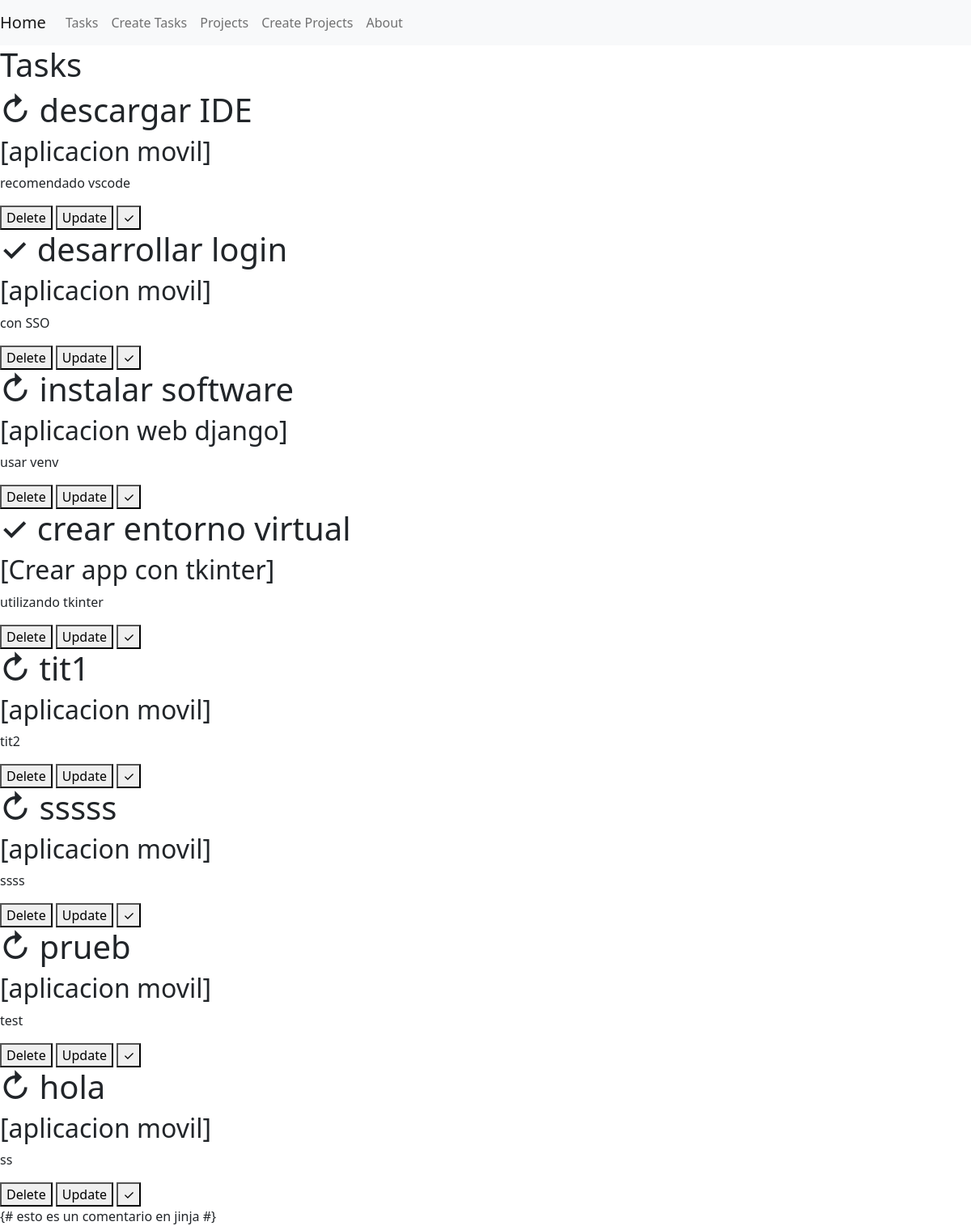
/tasks/, run on an earlier commit of the app's database.
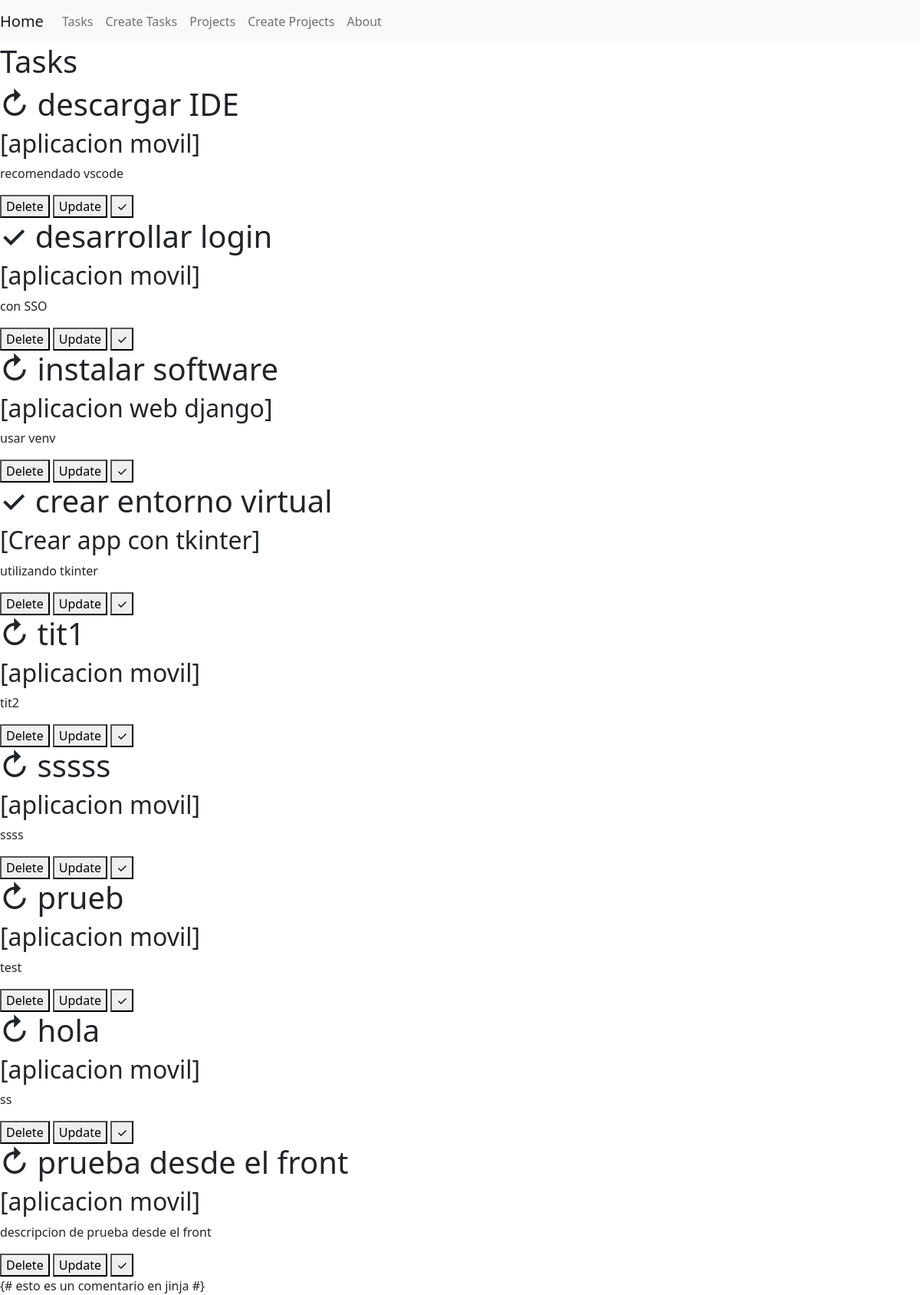
And on a later commit of the database.
### tasks_app/models.py (models this page shows, shortened)
class Task(models.Model):
    title = models.CharField(max_length=200)
    description = models.TextField()
    project = models.ForeignKey(Project, on_delete=models.CASCADE)
    done = models.BooleanField(default=False)

class Project(models.Model):
    name = models.CharField(max_length=200)

### tasks_app/views.py (the view)
# urls.py: path('tasks/', views.tasks),
def tasks(request):
    tasks = Task.objects.all()
    return render(request, 'tasks/tasks.html', {
        'tasks' : tasks
    })

### tasks_app/templates/tasks/tasks.html (shortened to what this page needs)
{% extends 'layouts/base.html' %}
{% block content%}
<h1>Tasks</h1>
{% for task in tasks %}
<div>
    <h1>{% if task.done == False %} ↻ {% else %} ✓ {% endif %}{{task.title}}</h1>
    <h2>[{{task.project.name}}]</h2>
    <p>{{task.description}}</p>
    <button>Delete</button>
    <button>Update</button>
    <button>✓</button>
</div>
{% endfor %}
{#
    esto es un comentario en jinja
#}
{% endblock %}

What changed in the data, as far as the page shows it:
added Task: title "prueba desde el front", project.name "aplicacion movil", description "descripcion de prueba desde el front"
